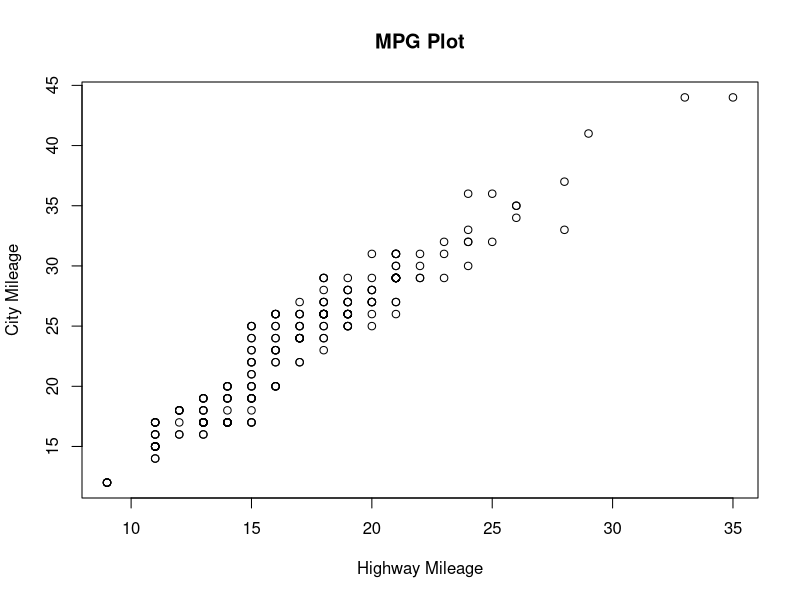
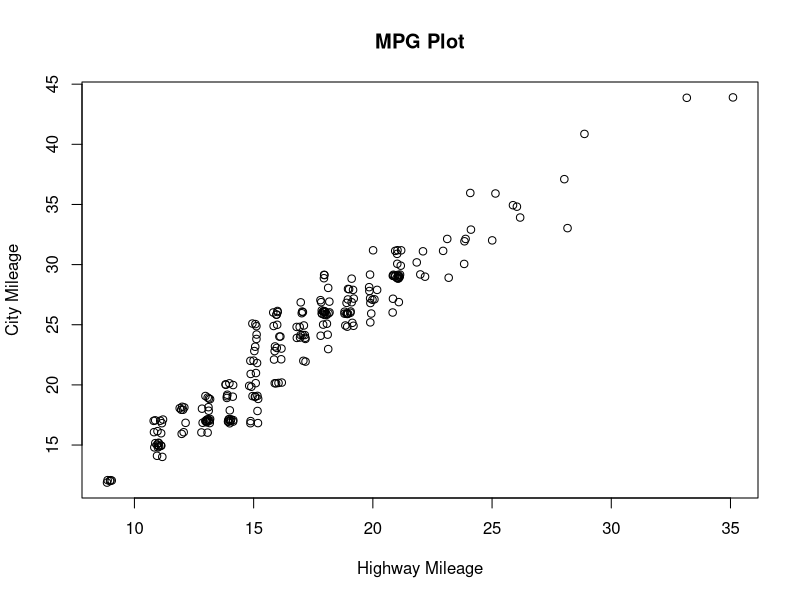
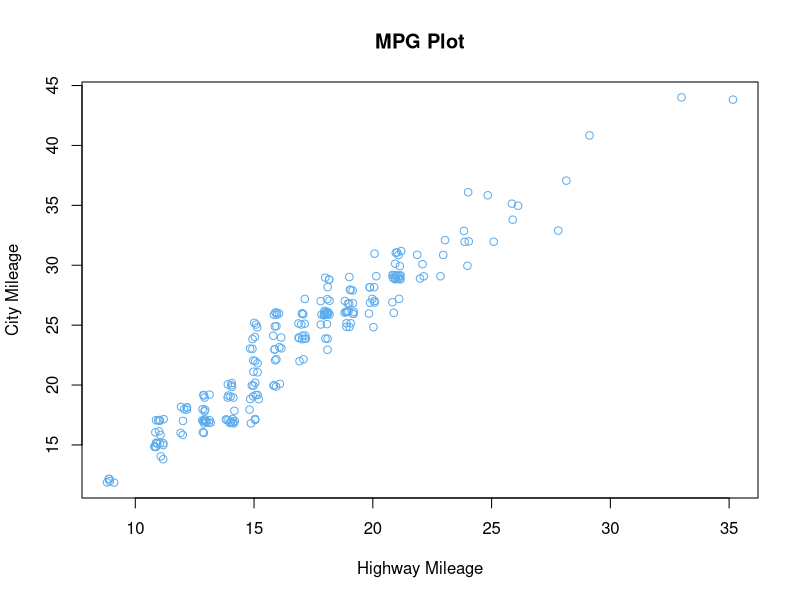
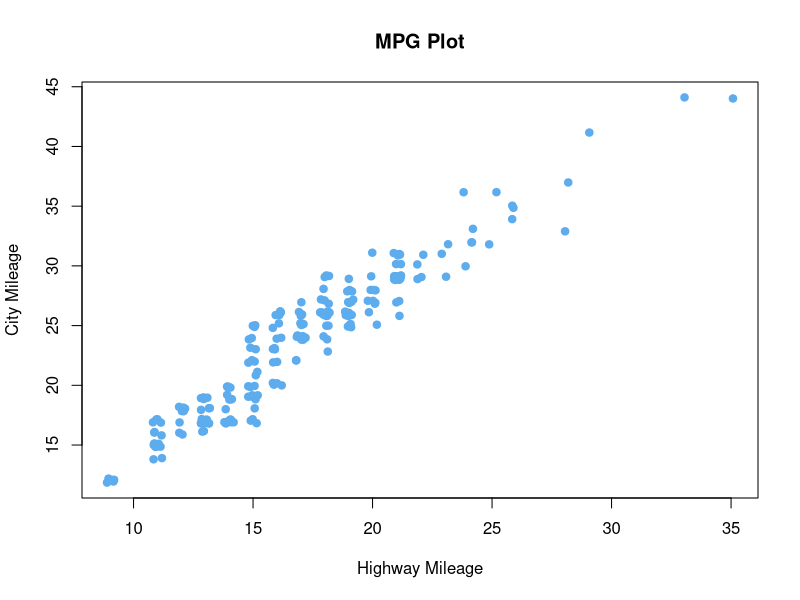
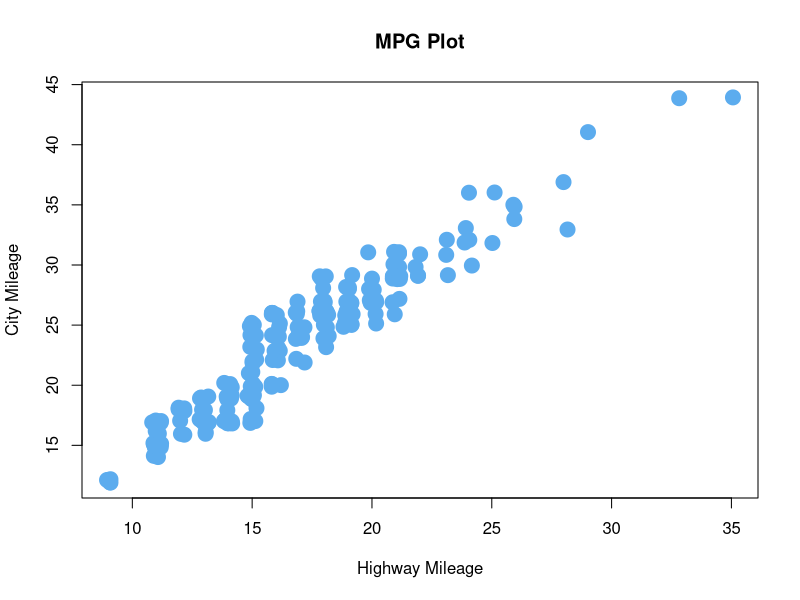
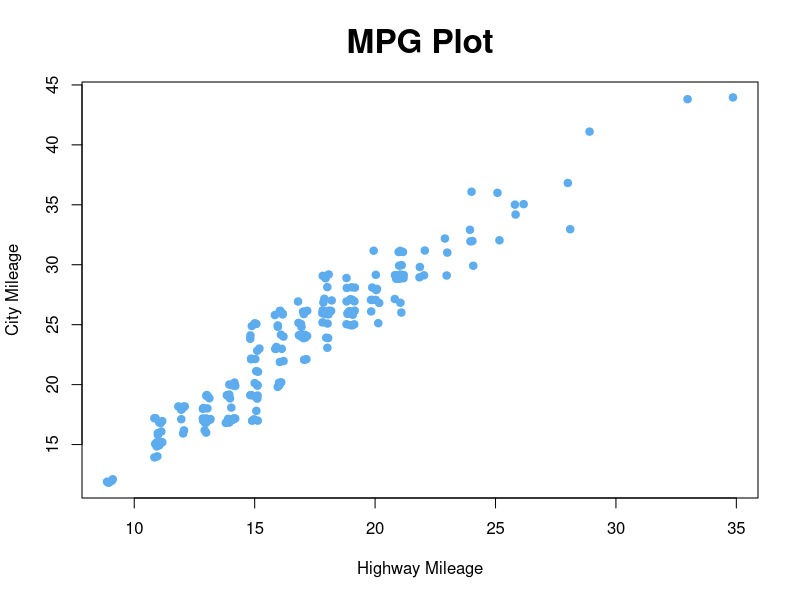
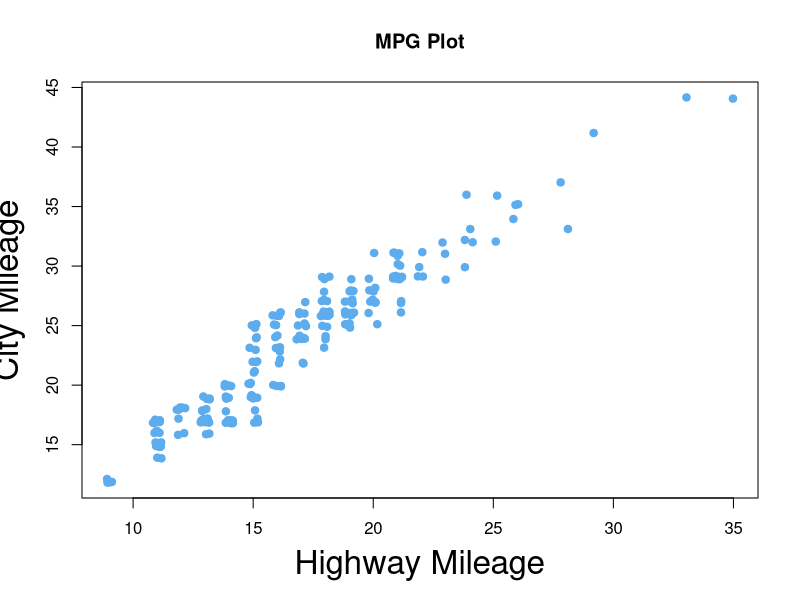
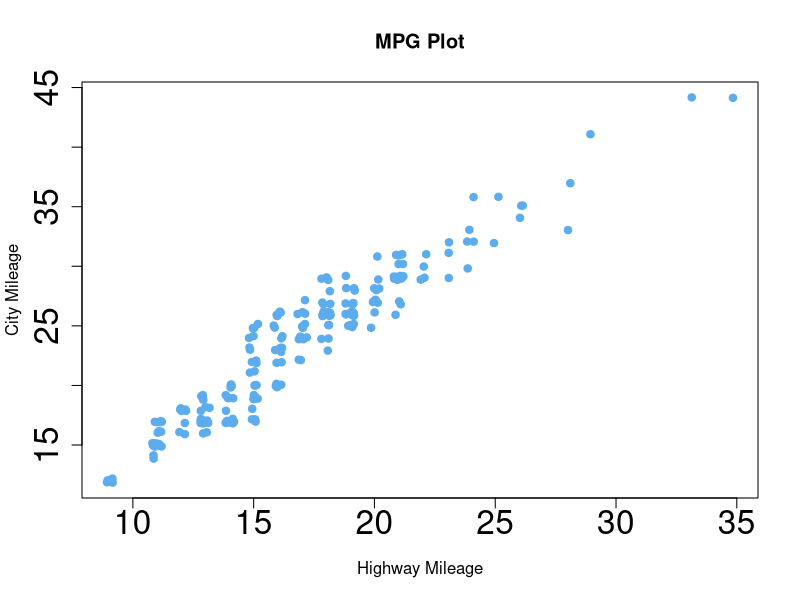

R code for these plots, in order:
## ---- chunk 1
require(knitr)
## ---- chunk 2
#Load the ggplot package
library(ggplot2)

data(mpg) #Load built-in data set, mpg
?cars #Inspect your data set and get to know the variables
head(mpg)


## ---- chunk 3

attach(mpg) #Attach the data frame so you can call columns by name
              # e.g., other wise you would need to type mpg$hwy instead of just hwy


plot(cty, hwy, xlab = 'Highway Mileage', ylab = 'City Mileage', main = 'MPG Plot')

# Jitter the points so they don't all overlap
plot(jitter(cty), jitter(hwy), xlab = 'Highway Mileage', ylab = 'City Mileage', 
     main = 'MPG Plot')

#Change the color
plot(jitter(cty), jitter(hwy), xlab = 'Highway Mileage', ylab = 'City Mileage', 
     main = 'MPG Plot', col = 'steelblue2')

#Change the point type
plot(jitter(cty), jitter(hwy), xlab = 'Highway Mileage', ylab = 'City Mileage',
     main = 'MPG Plot', col = 'steelblue2', pch = 19)
# See ?points for a list of point characters

#Change the point size
plot(jitter(cty), jitter(hwy), xlab = 'Highway Mileage', ylab = 'City Mileage', 
     main = 'MPG Plot', col = 'steelblue2', pch = 19, cex = 2)

# Change the text size of the title, axis labels (words) and axis ticks (numbers on tick marks)
#Change the point type
plot(jitter(cty), jitter(hwy), xlab = 'Highway Mileage', ylab = 'City Mileage', 
     main = 'MPG Plot', col = 'steelblue2', pch = 19, cex.main = 2) #title size

plot(jitter(cty), jitter(hwy), xlab = 'Highway Mileage', ylab = 'City Mileage', 
     main = 'MPG Plot', col = 'steelblue2', pch = 19, cex.lab = 2) #Axis label

plot(jitter(cty), jitter(hwy), xlab = 'Highway Mileage', ylab = 'City Mileage', 
     main = 'MPG Plot', col = 'steelblue2', pch = 19, cex.axis = 2) #Axis tick


# Keep your memory clear of clutter by detaching data frames when 
#you are done plotting
detach(mpg)


# Plot Audi and Chevrolet data in different colors

#First, take subsets of the full data set
Audi = subset(mpg, subset = manufacturer == 'audi')
Chevrolet = subset(mpg, subset = manufacturer == 'chevrolet')

#Start by plotting the Audi data
plot(jitter(Audi$cty), jitter(Audi$hwy), xlab = 'Highway Mileage', ylab = 'City Mileage', main = 'MPG Plot', col = 'steelblue2', pch = 19)

#Overlay the chevy plot using "points" or "lines"
points(jitter(Chevrolet$cty), jitter(Chevrolet$hwy), pch = 19, col = 'magenta')

#Add a legend in the top left
legend('topleft', legend =  c('Audi', 'Chevrolet'), fill = c('steelblue2', 'magenta'))
?legend

## ---- chunk 4
# Make a basic plot
p = ggplot(mpg, aes(x = cty, y = hwy))
## ---- chunk 5
p + geom_point() #Show plot with basic geometry

p + geom_point(color = 'steelblue2') #Add color

p + geom_jitter(color = 'steelblue2') #Add jitter

p + geom_jitter(color = 'steelblue2', size = 3) #Change point size

p + geom_jitter(color = 'steelblue2', size = 3) + ggtitle('MPG plot') #Add title

p + geom_jitter(color = 'steelblue2', size = 3) + ggtitle('MPG plot') + 
  theme(axis.title = element_text(size=22)) +                              
  #Change axis label size
  theme(plot.title = element_text(size=22))                                 
#Change plot title size

p + geom_jitter(aes(color = model)) # Determine point color based on 
#the values in the "model" column

p + geom_jitter(aes(color = manufacturer)) # Determine point color based 
#on the values in the "manufacturer" column

p + geom_jitter(color = 'steelblue2') + geom_smooth(method = lm) # Add a 
#regression line with confidence intervals automatically plotted

p + geom_jitter(color = 'steelblue2') + geom_smooth(method = lm, se = FALSE) 
# Add a regression line without confidence intervals
# Note, you use similar modifications to change the point size

## See the ggplot documentation for help, or Google for example 
#scripts that make the plots you want
